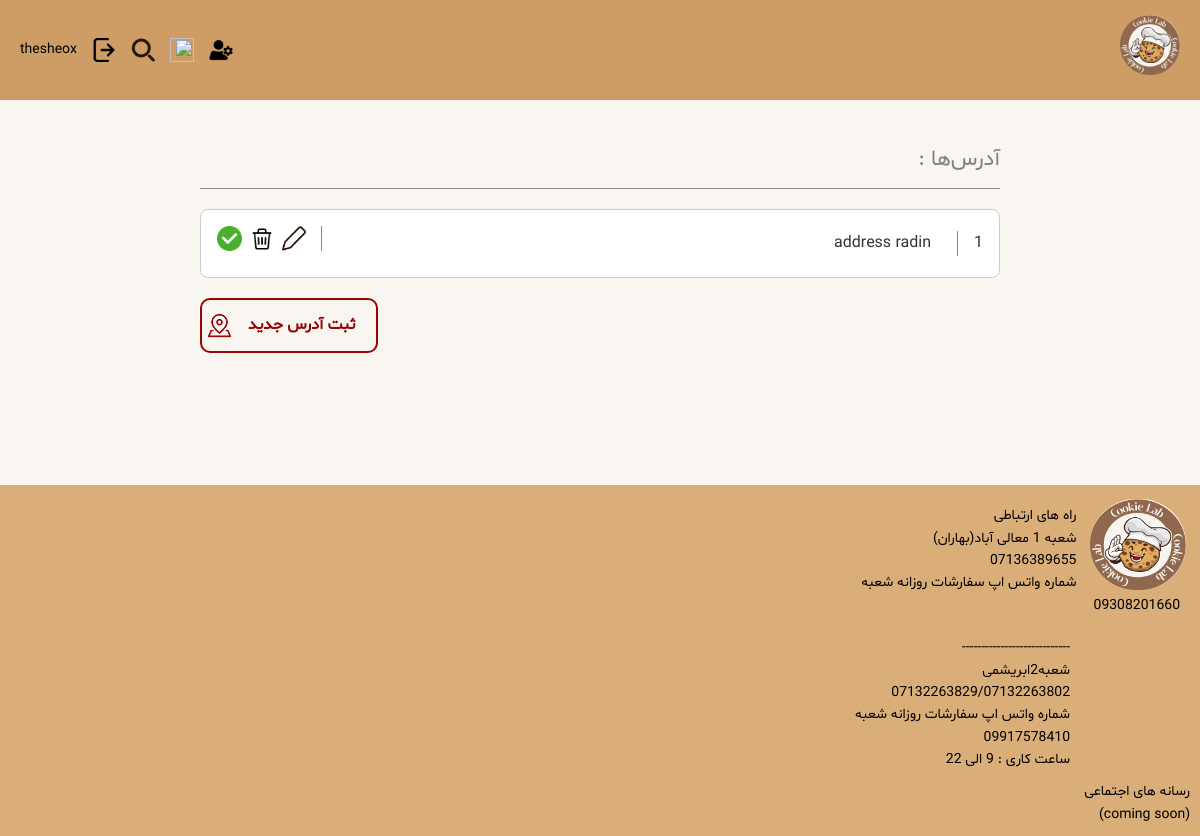
The app's page /user/2/addresses/, older data.
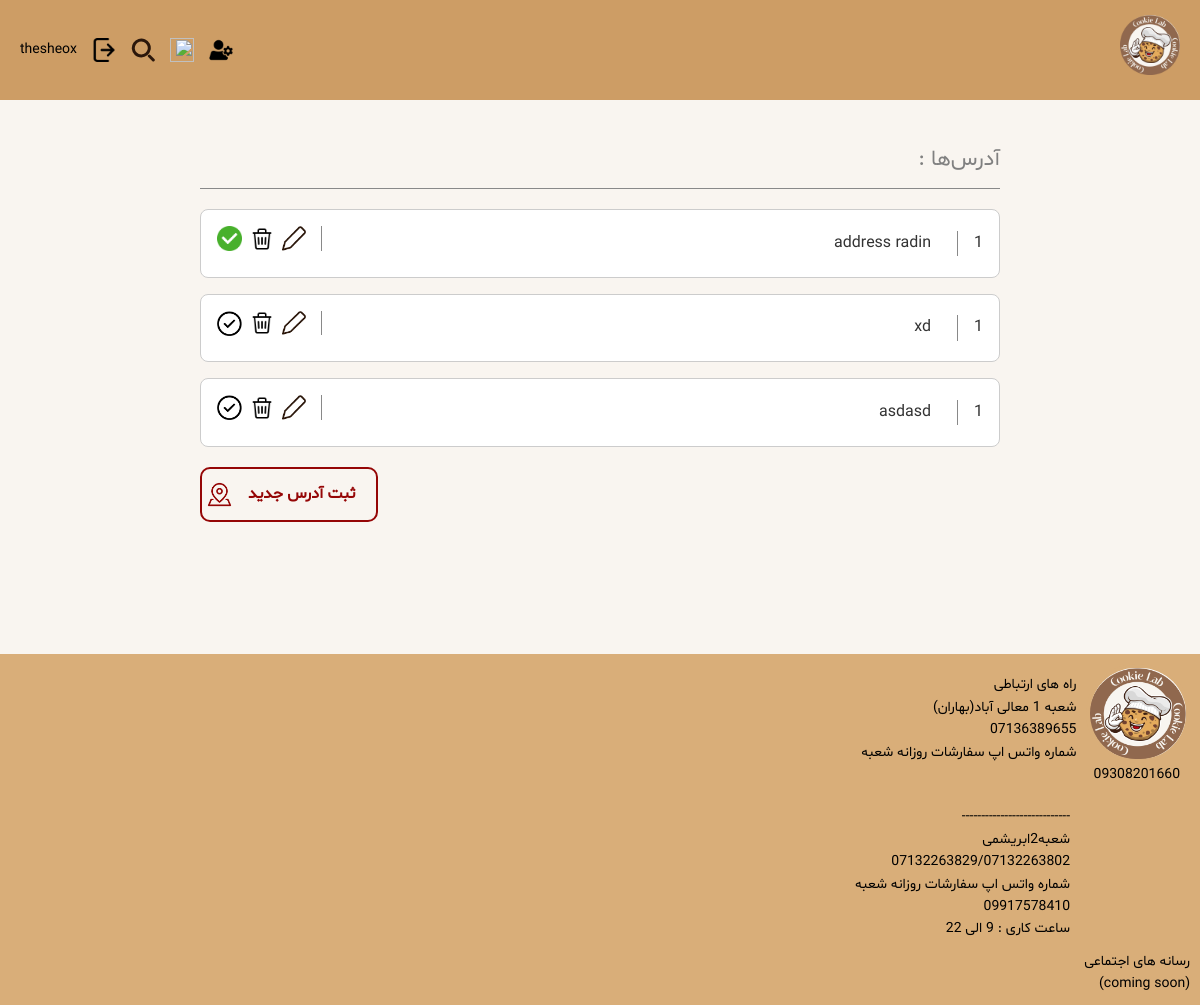
The same page, newer data.
### shop/models.py (models this page shows, shortened)
class Address(models.Model):
    profile = models.ForeignKey(Profile, on_delete=models.CASCADE, related_name='addresses')  # Link Address to Profile
    address_line = models.TextField(max_length=255)
    is_default = models.BooleanField(default=False)  # Mark if this is the default address

### shop/views.py (the view)
# urls.py: path('user/<int:user_id>/addresses/', views.show_addresses, name='show_addresses'),
def show_addresses(request, user_id):
    user = get_object_or_404(User, id=user_id)
    addresses = Address.objects.filter(profile=user.profile)
    return render(request, 'shop/show_addresses.html', {'user': user, 'addresses': addresses})

### shop/models.py (called while the page is built)
    @cached_property
    def default_address(self):
        return self.addresses.filter(is_default=True).first()

### shop/templates/shop/show_addresses.html (shortened to what this page needs)
{% load static%}
<!DOCTYPE html>
<html lang="fa" dir="rtl">
<head>
    <link rel="stylesheet" href="{% static 'show_addresses.css' %}">
</head>
<body>
<header>
    <nav class="navbar_logo">
        <div class="menu">
            <a class="link_logo" href="{% url 'home' %}">
                <img class="MiniLogo" src="{% static 'Pictures/logo_cropped.png' %}"/>
            </a>
        </div>
        <div class="navbar">
            {% if user.is_authenticated and user.is_staff or user.is_superuser %}
                <a class="admin" href="{% url 'admin_panel' %}">
                    <img class="cart" src="{% static 'Pictures/admin.png' %}" width="24px" height="24px"/>
                </a>
            {% endif %}
            <a class="enter" href="{% url 'cart' %}">
                <img class="cart" src="{% static 'Pictures/cart.png' %}" width="24px" height="24px"/>
            </a>
            <img class="search" src="{% static 'Pictures/search.svg' %}" width="24px" height="24px"/>
            {% if user.is_authenticated %}
                <a class="enter" href="{% url 'logout' %}">
                    <img class="cart" src="{% static 'Pictures/logout.png' %}" width="24px" height="24px"/>
                </a>
                <a class="enter" href="{% url 'profile' %}">
                    {{ user.username }}
                </a>
            {% endif %}
        </div>
    </nav>
</header>
<main class="main-container">
    <section class="addresses">
        <h2 class="text">آدرس‌ها :</h2>
        <div class="address-list">
            {% for address in addresses %}
                <div class="address-item">
                    <p class="adad">1</p>
                    <span class="address-text">{{ address.address_line }}</span>
                    <div class="buttons">
                        <a href="{% url 'edit_address' address.id %}">
                            <img src="{% static 'Pictures/edit.png' %}" class="my_button2">
                        </a>
                        <form method="post" action="{% url 'delete_address' address.id %}" style="display: inline;">
                            <button type="submit" style="border: none; background: none; padding: 0;">
                                <img src="{% static 'Pictures/delete2.jpg' %}" alt="Delete" style="width: 24px; height: 24px;">
                            </button>
                        </form>
                        {% if address == user.profile.default_address %}
                            <a href="{% url 'set_default_address' user.id address.id %}">
                                <img src="{% static 'Pictures/tik-sabz.png' %}" class="my_button">
                            </a>
                        {% else %}
                            <a href="{% url 'set_default_address' user.id address.id %}">
                                <img src="{% static 'Pictures/check.png' %}" class="my_button">
                            </a>
                        {% endif %}
                    </div>
                </div>
            {% endfor %}
        </div>
        <div class="buttons2">
                        <div class="button1">
                <a style="text-decoration: none" href="{% url 'add_address' user.id %}" class="custom-button2">ثبت آدرس جدید</a>
                <img src="{% static 'Pictures/location.png' %}" class="my_button">
            </div>
        </div>
    </section>
</main>
<footer>
    <div class="footer-content">
        <img class="logo" src="{% static 'Pictures/logo.jpg' %}" width="103.6px" height="99px"/>
        <p class="footer-text">راه های ارتباطی <br/>شعبه 1 معالی آباد(بهاران)<br/>07136389655<br/>شماره واتس اپ سفارشات روزانه شعبه<br/>09308201660</p>
        <p class="footer-text2">----------------------------<br/>شعبه2ابریشمی<br/>07132263829/07132263802<br/>شماره واتس اپ سفارشات روزانه شعبه<br/>09917578410<br/>ساعت کاری : 9 الی 22</p>
        <p class="media">رسانه های اجتماعی<br/>(coming soon)</p>
    </div>
</footer>
</body>
</html>

Row changes from the older to the newer data that the page shows:
added Address: address_line "xd"
added Address: address_line "asdasd"
